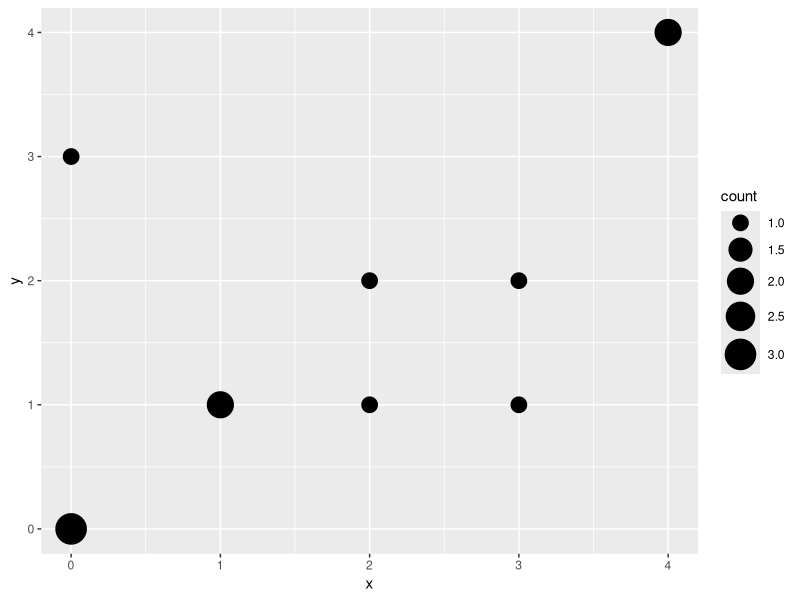
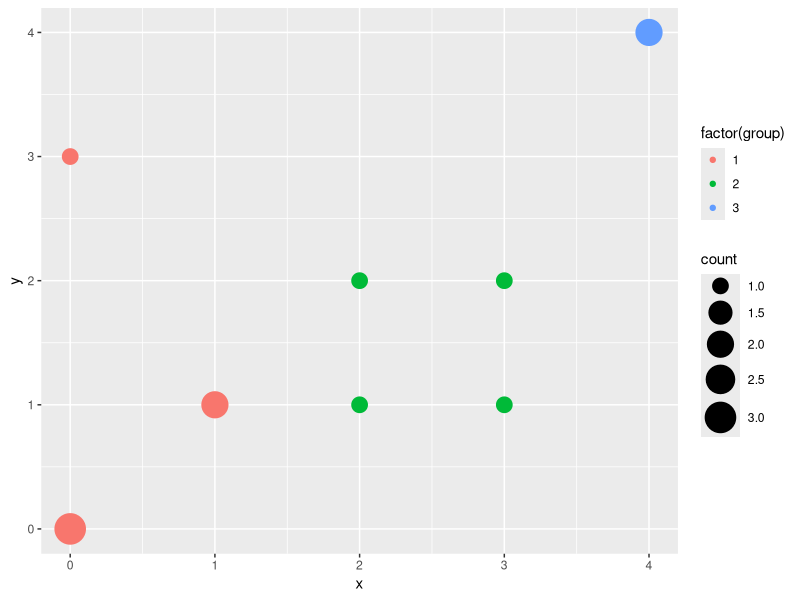

Write R code to recreate these figures, in order.
library(ggplot2)
library(reshape2)

data <- data.frame(x=c(0, 0, 0, 0, 1, 1, 2, 2, 3, 3, 4, 4),
                   y=c(0, 0, 0, 3, 1, 1, 1, 2, 2, 1, 4, 4),
                   group=c(rep(1, 6), rep(2, 4), rep(3, 2)))

counts <- melt(table(data[1:2]))

colnames(counts) <- c(colnames(data)[1:2], "count")
counts <- subset(counts, count != 0)

sizeplot <- qplot(x=x, y=y, size=count, data=counts) + scale_size(range=c(5, 10))

counts.and.groups <- merge(counts, unique(data))

sizeplot.colour <- qplot(x=x, y=y, size=count,
                         colour=factor(group), data=counts.and.groups) + scale_size(range=c(5, 10))